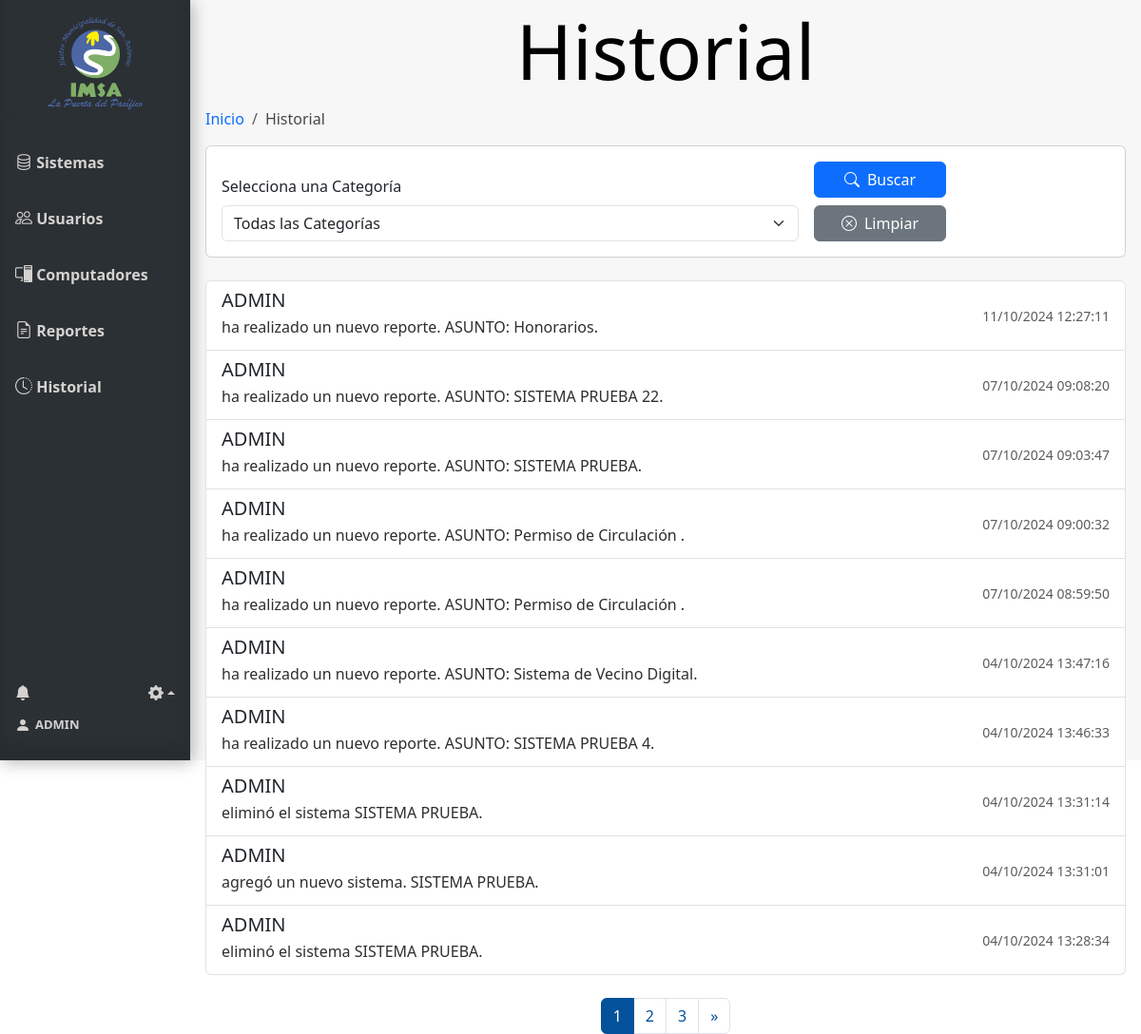
/historial/historial (signed in), run on an earlier commit of the app's database.
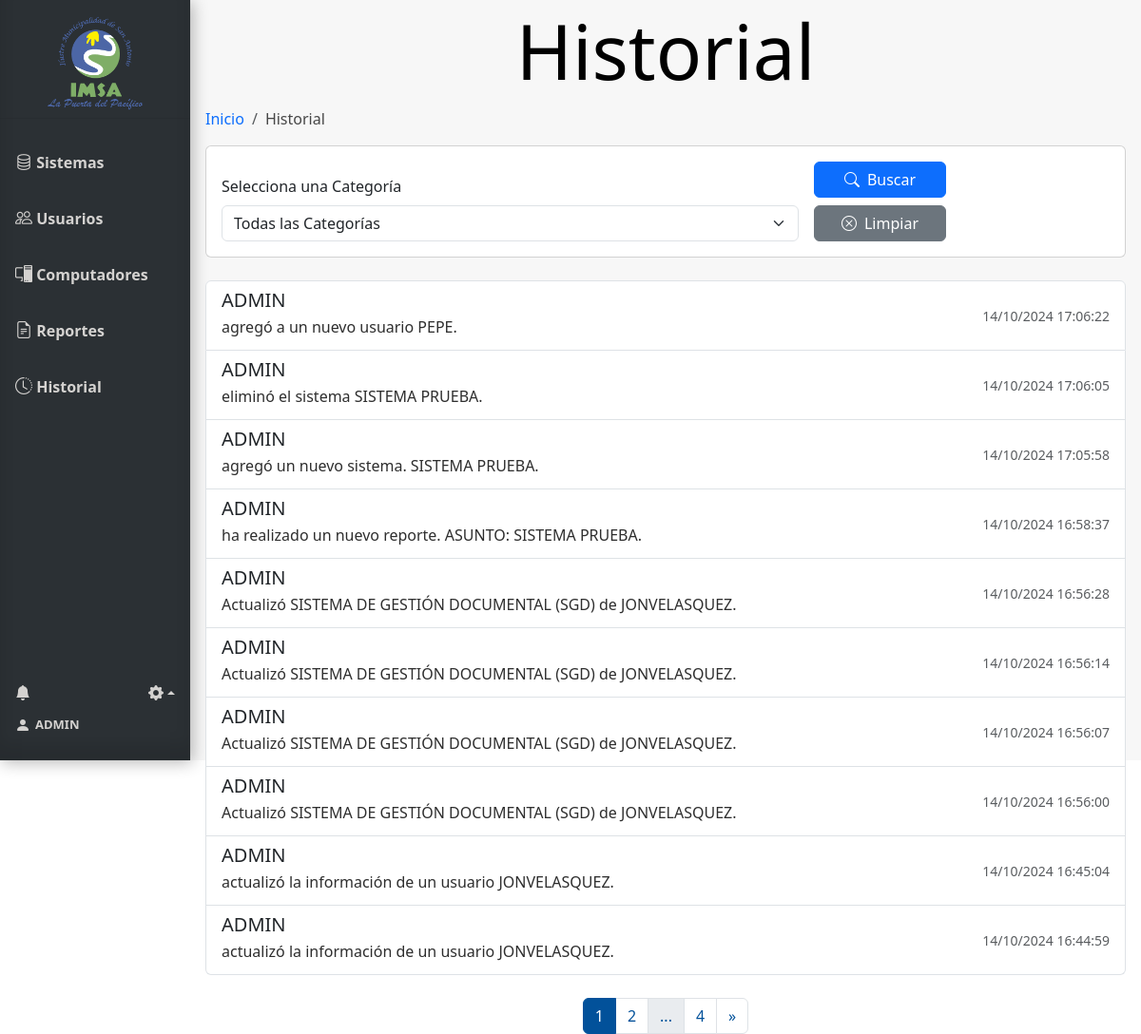
And on a later commit of the database.
### tables this page shows
CREATE TABLE Historial (
    Id_historial INTEGER PRIMARY KEY AUTOINCREMENT,
    usuario_historial VARCHAR(100),
    descripcion VARCHAR(100),
    fecha VARCHAR(100),
    id_categoria INTEGER,
    FOREIGN KEY (id_categoria) REFERENCES Categoria_Historial(id_categoria)
);

### routes/historial.py (the view)
@historial_bp.route('/historial', methods=['GET'])
@login_required
def historial():
    conn = get_db_connection()
    user = current_user
    num_notificaciones_totales = get_total_notifications(user.id)
    info_notificaciones = get_info_notifications(user.id)
    page = request.args.get('page', 1, type=int)
    per_page = 10
    try:
        categoria_id = request.args.get('categoria')
        categorias = conn.execute("SELECT * FROM Categoria_historial").fetchall()
        historial_data = []
        total_records = 0
        if categoria_id:
            params = []
            query = '''
            SELECT Historial.*, Categoria_historial.nombre_categoria
            FROM Historial
            INNER JOIN Categoria_historial ON Categoria_historial.id_categoria = Historial.id_categoria
            WHERE 1=1
            '''
            query += ' AND Historial.id_categoria = ? ORDER BY fecha DESC'
            params.append(categoria_id)
            total_records = conn.execute(query, params).fetchall()
            total_records = len(total_records)
            offset = (page - 1) * per_page
            query += " LIMIT ? OFFSET ?"
            params += [per_page, offset]
            historial_data = conn.execute(query, params).fetchall()
            categoria_nombre = conn.execute('SELECT nombre_categoria FROM Categoria_historial WHERE id_categoria = ?', (categoria_id,)).fetchone()
        else:
            historial_data = conn.execute("SELECT * FROM Historial ORDER BY fecha DESC LIMIT ? OFFSET ?", (per_page, (page - 1) * per_page)).fetchall()
            total_records = conn.execute("SELECT COUNT(*) FROM Historial").fetchone()[0]
        total_pages = (total_records // per_page) + (1 if total_records % per_page > 0 else 0)
        start_page = max(1, page - 1)
        end_page = min(total_pages, page + 1)
        return render_template('historial.html',
                                historial_data=historial_data,
                                categorias=categorias,
                                categoria_nombre=categoria_nombre if categoria_id else None,
                                user=user,
                                num_notificaciones_totales=num_notificaciones_totales,
                                info_notificaciones=info_notificaciones,
                                total=total_records,
                                per_page=per_page,
                                page=page,
                                start_page=start_page,
                                end_page=end_page,
                                total_pages=total_pages)
    except Exception as e:
        flash(f"Error: {str(e)}", "danger")
        return redirect(url_for('historial.historial'))  # Redirigir en caso de error
    finally:
        conn.close()

### app.py (called while the page is built)
@login_manager.user_loader
def load_user(user_id):
    from model import Usuario
    user = Usuario.get_by_id(user_id)
    return user

### model.py (called while the page is built)
def get_db_connection():
    conn = sqlite3.connect('database.db')
    conn.row_factory = sqlite3.Row
    return conn

    @staticmethod
    def get_by_id(id_usuario):
        conn = get_db_connection()
        user_data = conn.execute('SELECT * FROM Usuario WHERE Id_usuario = ?', (id_usuario,)).fetchone()
        conn.close()
        if user_data:
            return Usuario(
                user_data['Id_usuario'],
                user_data['Nombre_user'],
                user_data['Email'],
                user_data['Psw'],
                user_data['id_tipo_usuario']
            )
        return None

### templates/historial.html (shortened to what this page needs)
{% extends 'base.html' %}
{% block head %}
<link rel="stylesheet" href="{{ url_for('static', filename='css/style_historial.css') }}">
{% endblock %}
{% block content %}
<h1 class="block-effect" style="--td:0.3s">
    <div class="block-reveal" style="--bc: #2b3034; --d: 0.5s">Historial</div>
</h1>
{% block breadcrumb %}
<nav aria-label="breadcrumb">
    <ol class="breadcrumb">
        <li class="breadcrumb-item"><a href="{{ url_for('sistema.index') }}">Inicio</a></li>
        <li class="breadcrumb-item active" aria-current="page">Historial</li>
    </ol>
</nav>
{% endblock %}
<div class="card mb-4">
    <div class="card-body">
        <form method="get" action="{{ url_for('historial.historial') }}" id="filtro-form" class="row g-3 align-items-end">
            <div class="col-md-8">
                <label for="categoria" class="form-label">Selecciona una Categoría</label>
                <select id="categoria" class="form-select" name="categoria" aria-label="Selecciona una Categoría">
                    <option value="">Todas las Categorías</option>
                </select>
            </div>
            <div class="col-md-2">
                <button class="btn btn-primary w-100" type="submit">
                    <i class="bi bi-search me-2"></i>Buscar
                </button>
                <a class="btn btn-secondary w-100 mt-2" type="button" href="{{ url_for('historial.historial') }}">
                    <i class="bi bi-x-circle me-2"></i>Limpiar
                </a>
            </div>
        </form>
    </div>
</div>
{% if historial_data %}
<div class="list-group mb-4">
    {% for registro in historial_data %}
    <div class="list-group-item list-group-item-action d-flex justify-content-between align-items-center">
        <div>
            <h5 class="mb-1">{{ registro['usuario_historial'] }}</h5>
            <p class="mb-1">{{ registro['descripcion'] }}</p>
        </div>
        <small class="text-muted">{{ registro['fecha'] }}</small>
    </div>
    {% endfor %}
</div>
<nav aria-label="Paginación del historial">
    <ul class="pagination justify-content-center">
        {% for p in range(start_page, end_page + 1) %}
        <li class="page-item {% if p == page %}active{% endif %}">
            <a class="page-link" href="{{ url_for('historial.historial', page=p, categoria=request.args.get('categoria')) }}">{{ p
                }}</a>
        </li>
        {% endfor %}
        {% if end_page < total_pages %} {% if end_page < total_pages - 1 %} <li class="page-item disabled"><span
                class="page-link">...</span></li>
            {% endif %}
            <li class="page-item">
                <a class="page-link"
                    href="{{ url_for('historial.historial', page=total_pages, categoria=request.args.get('categoria')) }}">{{
                    total_pages }}</a>
            </li>
            {% endif %}
            {% if page < total_pages %} <li class="page-item">
                <a class="page-link"
                    href="{{ url_for('historial.historial', page=page+1, categoria=request.args.get('categoria')) }}"
                    aria-label="Siguiente">
                    <span aria-hidden="true">&raquo;</span>
                </a>
                </li>
                {% endif %}
    </ul>
</nav>
{% else %}
<div class="alert alert-info" role="alert">
    <i class="bi bi-info-circle me-2"></i>No existen registros en el historial.
</div>
{% endif %}
{% endblock %}

What changed in the data, as far as the page shows it:
no longer on this page (row unchanged): Historial: usuario_historial "ADMIN", descripcion "ha realizado un nuevo reporte. ASUNTO: Honorarios.", fecha "11/10/2024 12:27:11"
no longer on this page (row unchanged): Historial: usuario_historial "ADMIN", descripcion "ha realizado un nuevo reporte. ASUNTO: SISTEMA PRUEBA 22.", fecha "07/10/2024 09:08:20"
no longer on this page (row unchanged): Historial: usuario_historial "ADMIN", descripcion "ha realizado un nuevo reporte. ASUNTO: SISTEMA PRUEBA.", fecha "07/10/2024 09:03:47"
no longer on this page (row unchanged): Historial: usuario_historial "ADMIN", descripcion "ha realizado un nuevo reporte. ASUNTO: Permiso de Circulación .", fecha "07/10/2024 09:00:32"
no longer on this page (row unchanged): Historial: usuario_historial "ADMIN", descripcion "ha realizado un nuevo reporte. ASUNTO: Permiso de Circulación .", fecha "07/10/2024 08:59:50"
no longer on this page (row unchanged): Historial: usuario_historial "ADMIN", descripcion "ha realizado un nuevo reporte. ASUNTO: Sistema de Vecino Digital.", fecha "04/10/2024 13:47:16"
no longer on this page (row unchanged): Historial: usuario_historial "ADMIN", descripcion "ha realizado un nuevo reporte. ASUNTO: SISTEMA PRUEBA 4.", fecha "04/10/2024 13:46:33"
no longer on this page (row unchanged): Historial: usuario_historial "ADMIN", descripcion "eliminó el sistema SISTEMA PRUEBA.", fecha "04/10/2024 13:31:14"
no longer on this page (row unchanged): Historial: usuario_historial "ADMIN", descripcion "agregó un nuevo sistema. SISTEMA PRUEBA.", fecha "04/10/2024 13:31:01"
no longer on this page (row unchanged): Historial: usuario_historial "ADMIN", descripcion "eliminó el sistema SISTEMA PRUEBA.", fecha "04/10/2024 13:28:34"
added Historial: usuario_historial "ADMIN", descripcion "agregó a un nuevo usuario PEPE.", fecha "14/10/2024 17:06:22"
added Historial: usuario_historial "ADMIN", descripcion "eliminó el sistema SISTEMA PRUEBA.", fecha "14/10/2024 17:06:05"
added Historial: usuario_historial "ADMIN", descripcion "agregó un nuevo sistema. SISTEMA PRUEBA.", fecha "14/10/2024 17:05:58"
added Historial: usuario_historial "ADMIN", descripcion "ha realizado un nuevo reporte. ASUNTO: SISTEMA PRUEBA.", fecha "14/10/2024 16:58:37"
added Historial: usuario_historial "ADMIN", descripcion "Actualizó SISTEMA DE GESTIÓN DOCUMENTAL (SGD) de JONVELASQUEZ.", fecha "14/10/2024 16:56:28"
added Historial: usuario_historial "ADMIN", descripcion "Actualizó SISTEMA DE GESTIÓN DOCUMENTAL (SGD) de JONVELASQUEZ.", fecha "14/10/2024 16:56:14"
added Historial: usuario_historial "ADMIN", descripcion "Actualizó SISTEMA DE GESTIÓN DOCUMENTAL (SGD) de JONVELASQUEZ.", fecha "14/10/2024 16:56:07"
added Historial: usuario_historial "ADMIN", descripcion "Actualizó SISTEMA DE GESTIÓN DOCUMENTAL (SGD) de JONVELASQUEZ.", fecha "14/10/2024 16:56:00"
added Historial: usuario_historial "ADMIN", descripcion "actualizó la información de un usuario JONVELASQUEZ.", fecha "14/10/2024 16:45:04"
added Historial: usuario_historial "ADMIN", descripcion "actualizó la información de un usuario JONVELASQUEZ.", fecha "14/10/2024 16:44:59"
Also different on the page:
{{ total_pages }}: "3" → "4"
